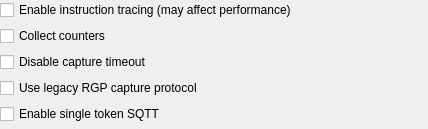
<?xml version="1.0" encoding="UTF-8"?>
<ui version="4.0">
 <class>ProfilingCapture</class>
 <widget class="QWidget" name="ProfilingCapture">
  <property name="geometry">
   <rect>
    <x>0</x>
    <y>0</y>
    <width>428</width>
    <height>129</height>
   </rect>
  </property>
  <property name="windowTitle">
   <string>Form</string>
  </property>
  <layout class="QVBoxLayout" name="verticalLayout">
   <property name="leftMargin">
    <number>0</number>
   </property>
   <property name="topMargin">
    <number>0</number>
   </property>
   <property name="rightMargin">
    <number>0</number>
   </property>
   <property name="bottomMargin">
    <number>0</number>
   </property>
   <item>
    <widget class="QCheckBox" name="enable_instruction_tracing">
     <property name="text">
      <string>Enable instruction tracing (may affect performance)</string>
     </property>
     <property name="checked">
      <bool>false</bool>
     </property>
    </widget>
   </item>
   <item>
    <widget class="QCheckBox" name="enable_spm_checkbox">
     <property name="text">
      <string>Collect counters</string>
     </property>
     <property name="checked">
      <bool>false</bool>
     </property>
    </widget>
   </item>
   <item>
    <widget class="QCheckBox" name="disable_capture_timeout">
     <property name="text">
      <string>Disable capture timeout</string>
     </property>
    </widget>
   </item>
   <item>
    <widget class="QCheckBox" name="enable_legacy_capture">
     <property name="text">
      <string>Use legacy RGP capture protocol</string>
     </property>
    </widget>
   </item>
   <item>
    <widget class="QCheckBox" name="enable_single_token_sqtt">
     <property name="text">
      <string>Enable single token SQTT</string>
     </property>
    </widget>
   </item>
  </layout>
 </widget>
 <resources/>
 <connections/>
</ui>
